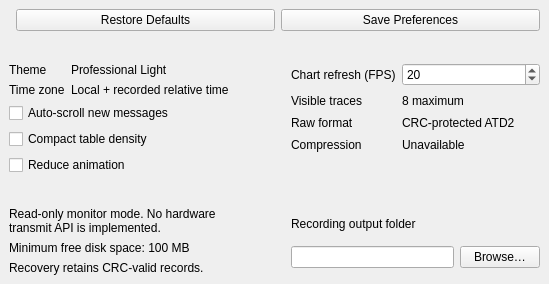
<?xml version="1.0" encoding="UTF-8"?>
<ui version="4.0">
 <class>PreferencesPage</class>
 <widget class="QWidget" name="PreferencesPage">
  <layout class="QGridLayout" name="preferencesGrid" columnstretch="1,1">
   <property name="spacing"><number>14</number></property>
   <property name="leftMargin"><number>0</number></property>
   <property name="topMargin"><number>0</number></property>
   <property name="rightMargin"><number>0</number></property>
   <property name="bottomMargin"><number>0</number></property>
   <item row="0" column="0" colspan="2">
    <widget class="QWidget" name="actionBar">
     <layout class="QHBoxLayout" name="preferencesActionsLayout">
      <item><spacer name="actionsSpacer"><property name="orientation"><enum>Qt::Horizontal</enum></property></spacer></item>
      <item><widget class="QPushButton" name="restoreButton"><property name="text"><string>Restore Defaults</string></property></widget></item>
      <item><widget class="QPushButton" name="saveButton"><property name="text"><string>Save Preferences</string></property><property name="primary" stdset="0"><bool>true</bool></property></widget></item>
     </layout>
    </widget>
   </item>
   <item row="1" column="0">
    <widget class="QFrame" name="interfaceGroup">
     <property name="card" stdset="0"><bool>true</bool></property>
     <layout class="QVBoxLayout" name="interfaceLayout">
      <item>
       <layout class="QFormLayout" name="interfaceValues">
        <item row="0" column="0"><widget class="QLabel" name="themeLabel"><property name="text"><string>Theme</string></property></widget></item>
        <item row="0" column="1"><widget class="QLabel" name="themeValue"><property name="text"><string>Professional Light</string></property><property name="fixedValue" stdset="0"><bool>true</bool></property></widget></item>
        <item row="1" column="0"><widget class="QLabel" name="timeZoneLabel"><property name="text"><string>Time zone</string></property></widget></item>
        <item row="1" column="1"><widget class="QLabel" name="timeZoneValue"><property name="text"><string>Local + recorded relative time</string></property><property name="fixedValue" stdset="0"><bool>true</bool></property><property name="wordWrap"><bool>true</bool></property></widget></item>
       </layout>
      </item>
      <item><widget class="QCheckBox" name="autoScrollCheck"><property name="text"><string>Auto-scroll new messages</string></property></widget></item>
      <item><widget class="QCheckBox" name="denseCheck"><property name="text"><string>Compact table density</string></property></widget></item>
      <item><widget class="QCheckBox" name="reduceMotionCheck"><property name="text"><string>Reduce animation</string></property></widget></item>
     </layout>
    </widget>
   </item>
   <item row="1" column="1">
    <widget class="QFrame" name="captureGroup">
     <property name="card" stdset="0"><bool>true</bool></property>
     <layout class="QVBoxLayout" name="captureCardLayout">
      <item>
       <layout class="QFormLayout" name="captureLayout">
        <property name="verticalSpacing"><number>8</number></property>
        <item row="0" column="0"><widget class="QLabel" name="fpsLabel"><property name="text"><string>Chart refresh (FPS)</string></property><property name="buddy"><cstring>fpsEdit</cstring></property></widget></item>
        <item row="0" column="1"><widget class="QSpinBox" name="fpsEdit"><property name="minimum"><number>10</number></property><property name="maximum"><number>30</number></property><property name="value"><number>20</number></property></widget></item>
        <item row="1" column="0"><widget class="QLabel" name="tracesLabel"><property name="text"><string>Visible traces</string></property></widget></item>
        <item row="1" column="1"><widget class="QLabel" name="tracesValue"><property name="text"><string>8 maximum</string></property><property name="fixedValue" stdset="0"><bool>true</bool></property></widget></item>
        <item row="2" column="0"><widget class="QLabel" name="formatLabel"><property name="text"><string>Raw format</string></property></widget></item>
        <item row="2" column="1"><widget class="QLabel" name="formatValue"><property name="text"><string>CRC-protected ATD2</string></property><property name="fixedValue" stdset="0"><bool>true</bool></property></widget></item>
        <item row="3" column="0"><widget class="QLabel" name="compressionLabel"><property name="text"><string>Compression</string></property></widget></item>
        <item row="3" column="1"><widget class="QLabel" name="compressionValue"><property name="text"><string>Unavailable</string></property><property name="fixedValue" stdset="0"><bool>true</bool></property></widget></item>
       </layout>
      </item>
     </layout>
    </widget>
   </item>
   <item row="2" column="0">
    <widget class="QFrame" name="safetyGroup">
     <property name="card" stdset="0"><bool>true</bool></property>
     <layout class="QVBoxLayout" name="safetyLayout">
      <item><widget class="QLabel" name="safetyNotice"><property name="text"><string>Read-only monitor mode. No hardware transmit API is implemented.</string></property><property name="wordWrap"><bool>true</bool></property></widget></item>
      <item><widget class="QLabel" name="diskLabel"><property name="text"><string>Minimum free disk space: 100 MB</string></property><property name="fixedValue" stdset="0"><bool>true</bool></property></widget></item>
      <item><widget class="QLabel" name="recoveryLabel"><property name="text"><string>Recovery retains CRC-valid records.</string></property><property name="wordWrap"><bool>true</bool></property></widget></item>
     </layout>
    </widget>
   </item>
   <item row="2" column="1">
    <widget class="QFrame" name="pathsGroup">
     <property name="card" stdset="0"><bool>true</bool></property>
     <layout class="QVBoxLayout" name="pathsLayout">
      <item><widget class="QLabel" name="exportLabel"><property name="text"><string>Recording output folder</string></property><property name="buddy"><cstring>exportFolder</cstring></property></widget></item>
      <item>
       <layout class="QHBoxLayout" name="outputFolderLayout">
        <item><widget class="QLineEdit" name="exportFolder"/></item>
        <item><widget class="QPushButton" name="browsePreferencesFolder"><property name="text"><string>Browse…</string></property></widget></item>
       </layout>
      </item>
      <item><spacer name="pathsSpacer"><property name="orientation"><enum>Qt::Vertical</enum></property></spacer></item>
     </layout>
    </widget>
   </item>
  </layout>
 </widget>
 <resources/>
 <connections/>
</ui>
